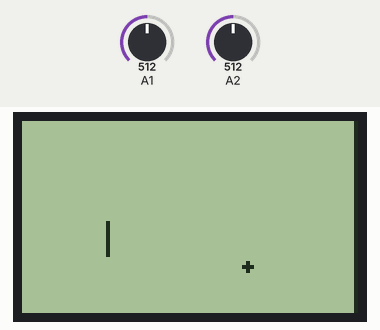
Simulated run of this sketch. Board: Arduino Uno, built with avr-gcc and run on an emulated ATmega328P. Shown: 84×48 one-colour display. The test bench sets the inputs (shaded band); at power-on: A1 = 512, A2 = 512.

Above: at 1.27 s.
1.3 s: A1 set to 716
At 1.39 s:
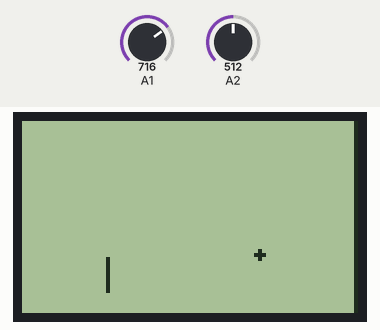
2.9 s: A2 set to 569
At 4.37 s:
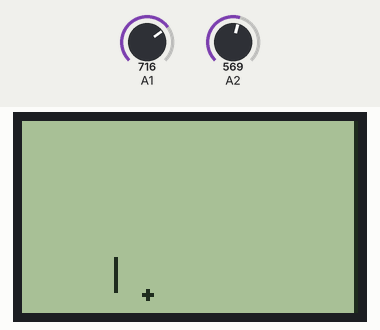
4.4 s: A2 set to 604
At 6.3 s:
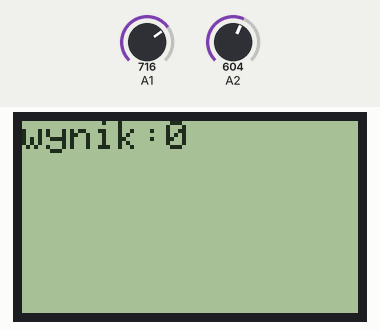

Measured:
- the behaviour switches between 585 and 586 on A2 (found by bisection; images 2 and 3)

The sketch:

GONG.ino
```cpp
#include <SPI.h>
#include <Adafruit_PCD8544.h>

// pin D7 - Serial clock out (SCLK)
// pin D6 - Serial data out (DIN)
// pin D5 - Data/Command select (D/C)
// pin D4 - LCD chip select (CS)
// pin D3 - LCD reset (RST)
// pin A1 - y pot
// pin A2 - x pot

int pts = 0;
int x = 25, y = 25, sx = 1, sy = 1;
unsigned short p1x, p1y, p2x, p2y;
unsigned long long int czas;

Adafruit_PCD8544 lcd = Adafruit_PCD8544(7, 6, 5, 4, 3);

void drawBall(){
  lcd.drawPixel(x, y, BLACK);
  lcd.drawPixel(x+1, y, BLACK);
  lcd.drawPixel(x, y+1, BLACK);
  lcd.drawPixel(x-1, y, BLACK);
  lcd.drawPixel(x, y-1, BLACK);
}

void ballPosition(){
  if (x == p1x && (p1y - 4 < y && y < p1y + 4 )){
    sx *= -1;
    pts += 1;
  }
  else if (x >= lcd.width() -2) {
    sx *= -1;
  }
  if (y <= 1 || y >= lcd.height() -2){
    sy *= -1;
  }
  y += sy;
  x += sx;
}

void p1(){
  p1y = analogRead(A1);
  p1y = map(p1y, 0, 1024, 4, lcd.height()+6);

  p1x = analogRead(A2);
  p1x = map(p1x, 0, 1024, 0, lcd.width()/2);

  lcd.drawLine(p1x, p1y+4, p1x, p1y-4, BLACK);
}

void end(){
  lcd.clearDisplay();
  lcd.setCursor(0, 0);
  lcd.print("wynik:");
  lcd.print(pts);
}

void fps(){
  if (millis() - czas >= 1000/30){
  czas = millis();
  ballPosition();
  }
}


void setup() {
  lcd.begin();
  lcd.setContrast(80);
}

void loop() {
  lcd.clearDisplay();

  p1();

  fps();

  lcd.drawLine(lcd.width()-1, 0, lcd.width()-1, lcd.height()-1, BLACK);

  drawBall();

  if (x < 0 || lcd.width() < x){
    end();
  }

  lcd.display();
}
```
